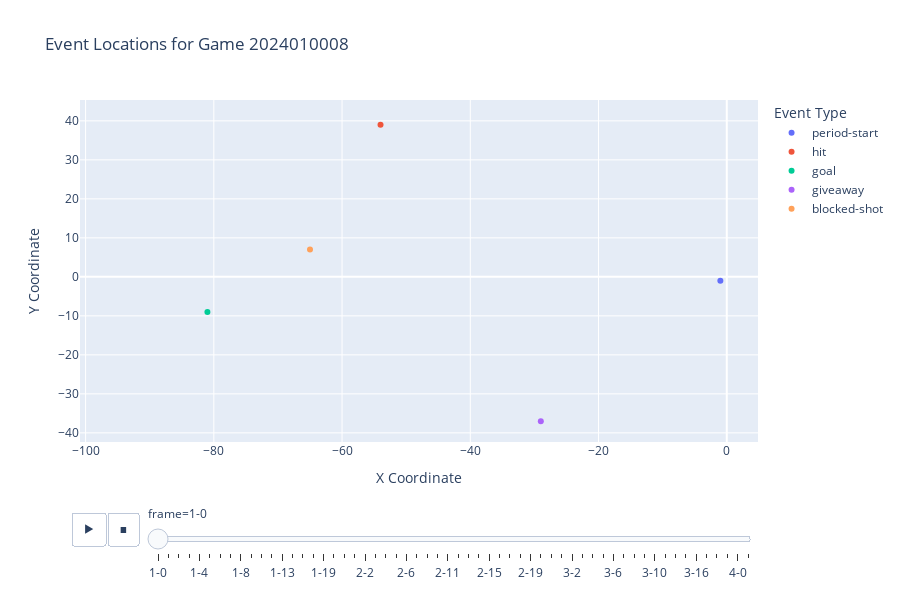

Write notebook code for a chart like this one.
### Code cell
import plotly.express as px

# Filter out rows with missing zone_code if needed
filtered_df = events_df[events_df['zone_code'].notnull()]
filtered_df = filtered_df[~filtered_df['type_desc_key'].isin(['stoppage', 'faceoff'])]

# Create a descriptive hover text for each event
filtered_df['hover_text'] = (
    "Type: " + filtered_df['type_desc_key'] +
    "<br>Period: " + filtered_df['period_number'].astype(str) +
    "<br>Time: " + filtered_df['time_in_period'].astype(str)
    # Add more fields as needed
)

# Sort by period_number (ascending) and time_in_period (ascending)
filtered_df = filtered_df.sort_values(['period_number', 'time_in_period'])

# Create the event_time column after sorting
filtered_df['event_time'] = (
    filtered_df['period_number'].astype(str) + '-' + filtered_df['time_in_period'].astype(str)
)

# (Plotting code remains the same)
def time_str_to_minute(time_str):
    try:
        minutes, seconds = map(int, time_str.split(':'))
        return minutes  # Use minutes only for frame
    except Exception:
        return 0  # Fallback for malformed strings

filtered_df['minute'] = filtered_df['time_in_period'].apply(time_str_to_minute)
filtered_df['frame'] = filtered_df['period_number'].astype(str) + '-' + filtered_df['minute'].astype(str)
fig = px.scatter(
    filtered_df,
    x='x_coord',
    y='y_coord',
    color='type_desc_key',
    hover_name='type_desc_key',
    hover_data={'hover_text': True, 'x_coord': False, 'y_coord': False},
    labels={'x_coord': 'X Coordinate', 'y_coord': 'Y Coordinate'},
    title='Event Locations for Game 2024010008',
    animation_frame='frame',
    animation_group='type_desc_key'
)

fig.update_traces(
    hovertemplate='%{customdata[0]}<extra></extra>',
    customdata=filtered_df[['hover_text']]
)

fig.update_layout(
    legend_title_text='Event Type',
    width=900,
    height=600
)

fig.show()

### Figure 1 — Plotly figure (JSON) as saved in the notebook; plotly's stock layout.template omitted (floating-point values rounded to 4 significant figures; data arrays with more than 128 entries replaced by an {"elided": "..."} marker saying what was removed)
{"data": [{"customdata": {"elided": "171x1 str values"}, "hovertemplate": "%{customdata[0]}<extra></extra>", "hovertext": ["period-start"], "ids": ["period-start"], "legendgroup": "period-start", "marker": {"color": "#636efa", "symbol": "circle"}, "mode": "markers", "name": "period-start", "orientation": "v", "showlegend": true, "type": "scatter", "x": [-1], "xaxis": "x", "y": [-1], "yaxis": "y"}, {"customdata": {"elided": "171x1 str values"}, "hovertemplate": "%{customdata[0]}<extra></extra>", "hovertext": ["hit", "hit"], "ids": ["hit", "hit"], "legendgroup": "hit", "marker": {"color": "#EF553B", "symbol": "circle"}, "mode": "markers", "name": "hit", "orientation": "v", "showlegend": true, "type": "scatter", "x": [-54, -80], "xaxis": "x", "y": [39, 39], "yaxis": "y"}, {"customdata": {"elided": "171x1 str values"}, "hovertemplate": "%{customdata[0]}<extra></extra>", "hovertext": ["goal"], "ids": ["goal"], "legendgroup": "goal", "marker": {"color": "#00cc96", "symbol": "circle"}, "mode": "markers", "name": "goal", "orientation": "v", "showlegend": true, "type": "scatter", "x": [-81], "xaxis": "x", "y": [-9], "yaxis": "y"}, {"customdata": {"elided": "171x1 str values"}, "hovertemplate": "%{customdata[0]}<extra></extra>", "hovertext": ["giveaway", "giveaway", "giveaway"], "ids": ["giveaway", "giveaway", "giveaway"], "legendgroup": "giveaway", "marker": {"color": "#ab63fa", "symbol": "circle"}, "mode": "markers", "name": "giveaway", "orientation": "v", "showlegend": true, "type": "scatter", "x": [-29, -58, -95], "xaxis": "x", "y": [-37, 40, 11], "yaxis": "y"}, {"customdata": {"elided": "171x1 str values"}, "hovertemplate": "%{customdata[0]}<extra></extra>", "hovertext": ["blocked-shot"], "ids": ["blocked-shot"], "legendgroup": "blocked-shot", "marker": {"color": "#FFA15A", "symbol": "circle"}, "mode": "markers", "name": "blocked-shot", "orientation": "v", "showlegend": true, "type": "scatter", "x": [-65], "xaxis": "x", "y": [7], "yaxis": "y"}], "layout": {"height": 600, "legend": {"title": {"text": "Event Type"}, "tracegroupgap": 0}, "sliders": [{"active": 0, "currentvalue": {"prefix": "frame="}, "len": 0.9, "pad": {"b": 10, "t": 60}, "steps": [{"args": [["1-0"], {"frame": {"duration": 0, "redraw": false}, "fromcurrent": true, "mode": "immediate", "transition": {"duration": 0, "easing": "linear"}}], "label": "1-0", "method": "animate"}, {"args": [["1-1"], {"frame": {"duration": 0, "redraw": false}, "fromcurrent": true, "mode": "immediate", "transition": {"duration": 0, "easing": "linear"}}], "label": "1-1", "method": "animate"}, {"args": [["1-2"], {"frame": {"duration": 0, "redraw": false}, "fromcurrent": true, "mode": "immediate", "transition": {"duration": 0, "easing": "linear"}}], "label": "1-2", "method": "animate"}, {"args": [["1-3"], {"frame": {"duration": 0, "redraw": false}, "fromcurrent": true, "mode": "immediate", "transition": {"duration": 0, "easing": "linear"}}], "label": "1-3", "method": "animate"}, {"args": [["1-4"], {"frame": {"duration": 0, "redraw": false}, "fromcurrent": true, "mode": "immediate", "transition": {"duration": 0, "easing": "linear"}}], "label": "1-4", "method": "animate"}, {"args": [["1-5"], {"frame": {"duration": 0, "redraw": false}, "fromcurrent": true, "mode": "immediate", "transition": {"duration": 0, "easing": "linear"}}], "label": "1-5", "method": "animate"}, {"args": [["1-6"], {"frame": {"duration": 0, "redraw": false}, "fromcurrent": true, "mode": "immediate", "transition": {"duration": 0, "easing": "linear"}}], "label": "1-6", "method": "animate"}, {"args": [["1-7"], {"frame": {"duration": 0, "redraw": false}, "fromcurrent": true, "mode": "immediate", "transition": {"duration": 0, "easing": "linear"}}], "label": "1-7", "method": "animate"}, {"args": [["1-8"], {"frame": {"duration": 0, "redraw": false}, "fromcurrent": true, "mode": "immediate", "transition": {"duration": 0, "easing": "linear"}}], "label": "1-8", "method": "animate"}, {"args": [["1-9"], {"frame": {"duration": 0, "redraw": false}, "fromcurrent": true, "mode": "immediate", "transition": {"duration": 0, "easing": "linear"}}], "label": "1-9", "method": "animate"}, {"args": [["1-10"], {"frame": {"duration": 0, "redraw": false}, "fromcurrent": true, "mode": "immediate", "transition": {"duration": 0, "easing": "linear"}}], "label": "1-10", "method": "animate"}, {"args": [["1-11"], {"frame": {"duration": 0, "redraw": false}, "fromcurrent": true, "mode": "immediate", "transition": {"duration": 0, "easing": "linear"}}], "label": "1-11", "method": "animate"}, {"args": [["1-13"], {"frame": {"duration": 0, "redraw": false}, "fromcurrent": true, "mode": "immediate", "transition": {"duration": 0, "easing": "linear"}}], "label": "1-13", "method": "animate"}, {"args": [["1-16"], {"frame": {"duration": 0, "redraw": false}, "fromcurrent": true, "mode": "immediate", "transition": {"duration": 0, "easing": "linear"}}], "label": "1-16", "method": "animate"}, {"args": [["1-17"], {"frame": {"duration": 0, "redraw": false}, "fromcurrent": true, "mode": "immediate", "transition": {"duration": 0, "easing": "linear"}}], "label": "1-17", "method": "animate"}, {"args": [["1-18"], {"frame": {"duration": 0, "redraw": false}, "fromcurrent": true, "mode": "immediate", "transition": {"duration": 0, "easing": "linear"}}], "label": "1-18", "method": "animate"}, {"args": [["1-19"], {"frame": {"duration": 0, "redraw": false}, "fromcurrent": true, "mode": "immediate", "transition": {"duration": 0, "easing": "linear"}}], "label": "1-19", "method": "animate"}, {"args": [["1-20"], {"frame": {"duration": 0, "redraw": false}, "fromcurrent": true, "mode": "immediate", "transition": {"duration": 0, "easing": "linear"}}], "label": "1-20", "method": "animate"}, {"args": [["2-0"], {"frame": {"duration": 0, "redraw": false}, "fromcurrent": true, "mode": "immediate", "transition": {"duration": 0, "easing": "linear"}}], "label": "2-0", "method": "animate"}, {"args": [["2-1"], {"frame": {"duration": 0, "redraw": false}, "fromcurrent": true, "mode": "immediate", "transition": {"duration": 0, "easing": "linear"}}], "label": "2-1", "method": "animate"}, {"args": [["2-2"], {"frame": {"duration": 0, "redraw": false}, "fromcurrent": true, "mode": "immediate", "transition": {"duration": 0, "easing": "linear"}}], "label": "2-2", "method": "animate"}, {"args": [["2-3"], {"frame": {"duration": 0, "redraw": false}, "fromcurrent": true, "mode": "immediate", "transition": {"duration": 0, "easing": "linear"}}], "label": "2-3", "method": "animate"}, {"args": [["2-4"], {"frame": {"duration": 0, "redraw": false}, "fromcurrent": true, "mode": "immediate", "transition": {"duration": 0, "easing": "linear"}}], "label": "2-4", "method": "animate"}, {"args": [["2-5"], {"frame": {"duration": 0, "redraw": false}, "fromcurrent": true, "mode": "immediate", "transition": {"duration": 0, "easing": "linear"}}], "label": "2-5", "method": "animate"}, {"args": [["2-6"], {"frame": {"duration": 0, "redraw": false}, "fromcurrent": true, "mode": "immediate", "transition": {"duration": 0, "easing": "linear"}}], "label": "2-6", "method": "animate"}, {"args": [["2-8"], {"frame": {"duration": 0, "redraw": false}, "fromcurrent": true, "mode": "immediate", "transition": {"duration": 0, "easing": "linear"}}], "label": "2-8", "method": "animate"}, {"args": [["2-9"], {"frame": {"duration": 0, "redraw": false}, "fromcurrent": true, "mode": "immediate", "transition": {"duration": 0, "easing": "linear"}}], "label": "2-9", "method": "animate"}, {"args": [["2-10"], {"frame": {"duration": 0, "redraw": false}, "fromcurrent": true, "mode": "immediate", "transition": {"duration": 0, "easing": "linear"}}], "label": "2-10", "method": "animate"}, {"args": [["2-11"], {"frame": {"duration": 0, "redraw": false}, "fromcurrent": true, "mode": "immediate", "transition": {"duration": 0, "easing": "linear"}}], "label": "2-11", "method": "animate"}, {"args": [["2-12"], {"frame": {"duration": 0, "redraw": false}, "fromcurrent": true, "mode": "immediate", "transition": {"duration": 0, "easing": "linear"}}], "label": "2-12", "method": "animate"}, {"args": [["2-13"], {"frame": {"duration": 0, "redraw": false}, "fromcurrent": true, "mode": "immediate", "transition": {"duration": 0, "easing": "linear"}}], "label": "2-13", "method": "animate"}, {"args": [["2-14"], {"frame": {"duration": 0, "redraw": false}, "fromcurrent": true, "mode": "immediate", "transition": {"duration": 0, "easing": "linear"}}], "label": "2-14", "method": "animate"}, {"args": [["2-15"], {"frame": {"duration": 0, "redraw": false}, "fromcurrent": true, "mode": "immediate", "transition": {"duration": 0, "easing": "linear"}}], "label": "2-15", "method": "animate"}, {"args": [["2-16"], {"frame": {"duration": 0, "redraw": false}, "fromcurrent": true, "mode": "immediate", "transition": {"duration": 0, "easing": "linear"}}], "label": "2-16", "method": "animate"}, {"args": [["2-17"], {"frame": {"duration": 0, "redraw": false}, "fromcurrent": true, "mode": "immediate", "transition": {"duration": 0, "easing": "linear"}}], "label": "2-17", "method": "animate"}, {"args": [["2-18"], {"frame": {"duration": 0, "redraw": false}, "fromcurrent": true, "mode": "immediate", "transition": {"duration": 0, "easing": "linear"}}], "label": "2-18", "method": "animate"}, {"args": [["2-19"], {"frame": {"duration": 0, "redraw": false}, "fromcurrent": true, "mode": "immediate", "transition": {"duration": 0, "easing": "linear"}}], "label": "2-19", "method": "animate"}, {"args": [["2-20"], {"frame": {"duration": 0, "redraw": false}, "fromcurrent": true, "mode": "immediate", "transition": {"duration": 0, "easing": "linear"}}], "label": "2-20", "method": "animate"}, {"args": [["3-0"], {"frame": {"duration": 0, "redraw": false}, "fromcurrent": true, "mode": "immediate", "transition": {"duration": 0, "easing": "linear"}}], "label": "3-0", "method": "animate"}, {"args": [["3-1"], {"frame": {"duration": 0, "redraw": false}, "fromcurrent": true, "mode": "immediate", "transition": {"duration": 0, "easing": "linear"}}], "label": "3-1", "method": "animate"}, {"args": [["3-2"], {"frame": {"duration": 0, "redraw": false}, "fromcurrent": true, "mode": "immediate", "transition": {"duration": 0, "easing": "linear"}}], "label": "3-2", "method": "animate"}, {"args": [["3-3"], {"frame": {"duration": 0, "redraw": false}, "fromcurrent": true, "mode": "immediate", "transition": {"duration": 0, "easing": "linear"}}], "label": "3-3", "method": "animate"}, {"args": [["3-4"], {"frame": {"duration": 0, "redraw": false}, "fromcurrent": true, "mode": "immediate", "transition": {"duration": 0, "easing": "linear"}}], "label": "3-4", "method": "animate"}, {"args": [["3-5"], {"frame": {"duration": 0, "redraw": false}, "fromcurrent": true, "mode": "immediate", "transition": {"duration": 0, "easing": "linear"}}], "label": "3-5", "method": "animate"}, {"args": [["3-6"], {"frame": {"duration": 0, "redraw": false}, "fromcurrent": true, "mode": "immediate", "transition": {"duration": 0, "easing": "linear"}}], "label": "3-6", "method": "animate"}, {"args": [["3-7"], {"frame": {"duration": 0, "redraw": false}, "fromcurrent": true, "mode": "immediate", "transition": {"duration": 0, "easing": "linear"}}], "label": "3-7", "method": "animate"}, {"args": [["3-8"], {"frame": {"duration": 0, "redraw": false}, "fromcurrent": true, "mode": "immediate", "transition": {"duration": 0, "easing": "linear"}}], "label": "3-8", "method": "animate"}, {"args": [["3-9"], {"frame": {"duration": 0, "redraw": false}, "fromcurrent": true, "mode": "immediate", "transition": {"duration": 0, "easing": "linear"}}], "label": "3-9", "method": "animate"}, {"args": [["3-10"], {"frame": {"duration": 0, "redraw": false}, "fromcurrent": true, "mode": "immediate", "transition": {"duration": 0, "easing": "linear"}}], "label": "3-10", "method": "animate"}, {"args": [["3-11"], {"frame": {"duration": 0, "redraw": false}, "fromcurrent": true, "mode": "immediate", "transition": {"duration": 0, "easing": "linear"}}], "label": "3-11", "method": "animate"}, {"args": [["3-13"], {"frame": {"duration": 0, "redraw": false}, "fromcurrent": true, "mode": "immediate", "transition": {"duration": 0, "easing": "linear"}}], "label": "3-13", "method": "animate"}, {"args": [["3-15"], {"frame": {"duration": 0, "redraw": false}, "fromcurrent": true, "mode": "immediate", "transition": {"duration": 0, "easing": "linear"}}], "label": "3-15", "method": "animate"}, {"args": [["3-16"], {"frame": {"duration": 0, "redraw": false}, "fromcurrent": true, "mode": "immediate", "transition": {"duration": 0, "easing": "linear"}}], "label": "3-16", "method": "animate"}, {"args": [["3-18"], {"frame": {"duration": 0, "redraw": false}, "fromcurrent": true, "mode": "immediate", "transition": {"duration": 0, "easing": "linear"}}], "label": "3-18", "method": "animate"}, {"args": [["3-19"], {"frame": {"duration": 0, "redraw": false}, "fromcurrent": true, "mode": "immediate", "transition": {"duration": 0, "easing": "linear"}}], "label": "3-19", "method": "animate"}, {"args": [["3-20"], {"frame": {"duration": 0, "redraw": false}, "fromcurrent": true, "mode": "immediate", "transition": {"duration": 0, "easing": "linear"}}], "label": "3-20", "method": "animate"}, {"args": [["4-0"], {"frame": {"duration": 0, "redraw": false}, "fromcurrent": true, "mode": "immediate", "transition": {"duration": 0, "easing": "linear"}}], "label": "4-0", "method": "animate"}, {"args": [["4-1"], {"frame": {"duration": 0, "redraw": false}, "fromcurrent": true, "mode": "immediate", "transition": {"duration": 0, "easing": "linear"}}], "label": "4-1", "method": "animate"}], "x": 0.1, "xanchor": "left", "y": 0, "yanchor": "top"}], "title": {"text": "Event Locations for Game 2024010008"}, "updatemenus": [{"buttons": [{"args": [null, {"frame": {"duration": 500, "redraw": false}, "fromcurrent": true, "mode": "immediate", "transition": {"duration": 500, "easing": "linear"}}], "label": "&#9654;", "method": "animate"}, {"args": [[null], {"frame": {"duration": 0, "redraw": false}, "fromcurrent": true, "mode": "immediate", "transition": {"duration": 0, "easing": "linear"}}], "label": "&#9724;", "method": "animate"}], "direction": "left", "pad": {"r": 10, "t": 70}, "showactive": false, "type": "buttons", "x": 0.1, "xanchor": "right", "y": 0, "yanchor": "top"}], "width": 900, "xaxis": {"anchor": "y", "domain": [0, 1], "title": {"text": "X Coordinate"}}, "yaxis": {"anchor": "x", "domain": [0, 1], "title": {"text": "Y Coordinate"}}}}
